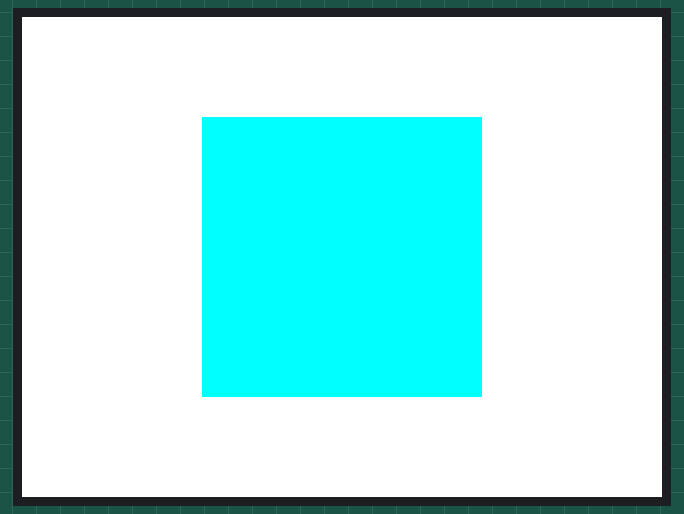
Bench run of a sketch on a simulated ESP32. Parts: 320×240 colour display.

Above: at 0.3 s.
At 1.3 s:
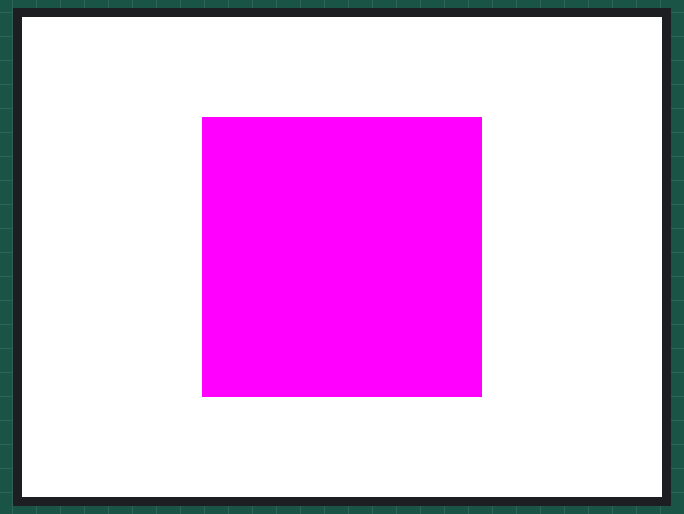
At 2.3 s:
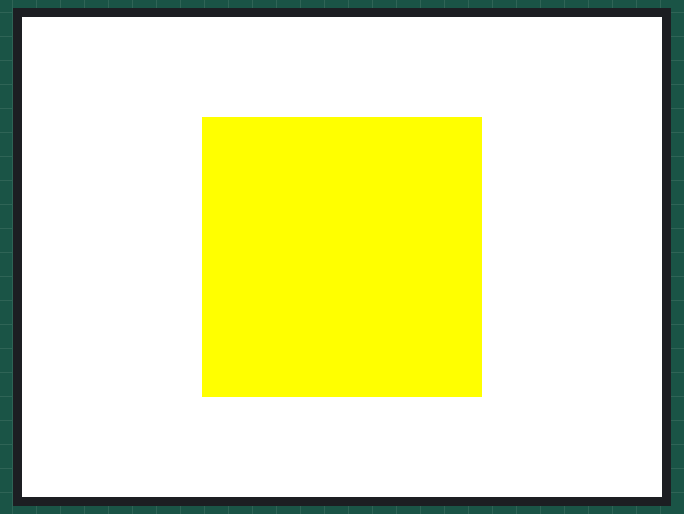
At 3.4 s:
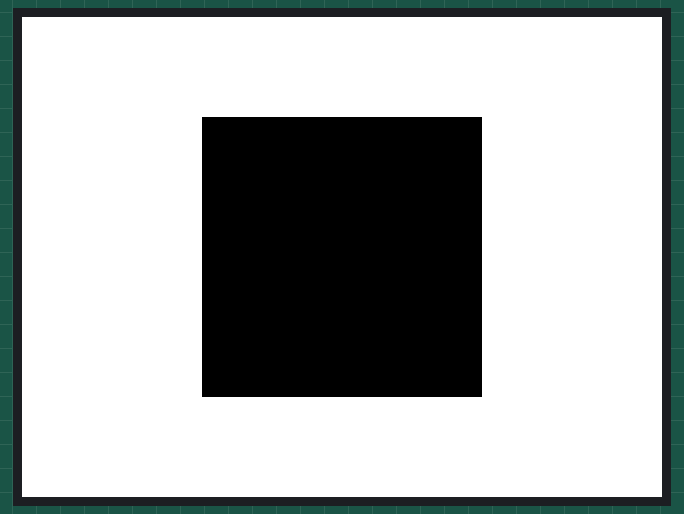

Measured:
- by itself, everything shown: repeats every 4.1 s, in 4 steps
- what the display in image 1 shows lasts 1.0 s, from 1.3 s to 2.3 s

The sketch:

5_shape_color_practice1.ino
```cpp
#include <M5Stack.h>

int flag = 0;

void setup() {
  M5.begin();
  M5.Lcd.fillScreen(WHITE);
}

void loop() {
  if (flag == 0) {
    M5.Lcd.fillRect(90, 50, 140, 140, CYAN);
    flag = 1;
  } else if (flag == 1) {
    M5.Lcd.fillRect(90, 50, 140, 140, MAGENTA);
    flag = 2;
  } else if (flag == 2) {
    M5.Lcd.fillRect(90, 50, 140, 140, YELLOW);
    flag = 3;
  } else {
    M5.Lcd.fillRect(90, 50, 140, 140, BLACK);
    flag = 0;
  }

  delay(1000);
}
```
